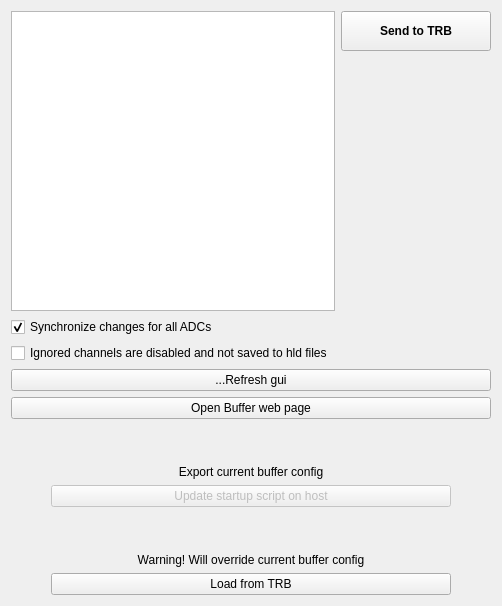
          <widget class="QWidget" name="tab_6">
           <attribute name="title">
            <string>ADCs</string>
           </attribute>
           <layout class="QVBoxLayout" name="verticalLayout_38">
            <item>
             <layout class="QHBoxLayout" name="horizontalLayout_58">
              <item>
               <widget class="QListWidget" name="lwBufferControl">
                <property name="minimumSize">
                 <size>
                  <width>0</width>
                  <height>300</height>
                 </size>
                </property>
               </widget>
              </item>
              <item>
               <layout class="QVBoxLayout" name="verticalLayout_37">
                <item>
                 <widget class="QPushButton" name="pbBufferSendToTRB">
                  <property name="minimumSize">
                   <size>
                    <width>150</width>
                    <height>40</height>
                   </size>
                  </property>
                  <property name="font">
                   <font>
                    <bold>true</bold>
                   </font>
                  </property>
                  <property name="text">
                   <string>Send to TRB</string>
                  </property>
                 </widget>
                </item>
                <item>
                 <spacer name="verticalSpacer_21">
                  <property name="orientation">
                   <enum>Qt::Orientation::Vertical</enum>
                  </property>
                  <property name="sizeHint" stdset="0">
                   <size>
                    <width>20</width>
                    <height>40</height>
                   </size>
                  </property>
                 </spacer>
                </item>
               </layout>
              </item>
             </layout>
            </item>
            <item>
             <widget class="QCheckBox" name="cbBufferSameValues">
              <property name="text">
               <string>Synchronize changes for all ADCs</string>
              </property>
              <property name="checked">
               <bool>true</bool>
              </property>
             </widget>
            </item>
            <item>
             <widget class="QCheckBox" name="cbDisableIgnoredChannels">
              <property name="text">
               <string>Ignored channels are disabled and not saved to hld files</string>
              </property>
             </widget>
            </item>
            <item>
             <widget class="QPushButton" name="pbRefreshBufferIndication">
              <property name="text">
               <string>...Refresh gui</string>
              </property>
             </widget>
            </item>
            <item>
             <widget class="QPushButton" name="pbOpenBufferWebPage">
              <property name="text">
               <string>Open Buffer web page</string>
              </property>
             </widget>
            </item>
            <item>
             <spacer name="verticalSpacer_32">
              <property name="orientation">
               <enum>Qt::Orientation::Vertical</enum>
              </property>
              <property name="sizeHint" stdset="0">
               <size>
                <width>20</width>
                <height>40</height>
               </size>
              </property>
             </spacer>
            </item>
            <item>
             <widget class="QLabel" name="label_63">
              <property name="text">
               <string>Export current buffer config</string>
              </property>
              <property name="alignment">
               <set>Qt::AlignmentFlag::AlignCenter</set>
              </property>
             </widget>
            </item>
            <item>
             <layout class="QHBoxLayout" name="horizontalLayout_61">
              <property name="topMargin">
               <number>0</number>
              </property>
              <item>
               <spacer name="horizontalSpacer_24">
                <property name="orientation">
                 <enum>Qt::Orientation::Horizontal</enum>
                </property>
                <property name="sizeHint" stdset="0">
                 <size>
                  <width>40</width>
                  <height>20</height>
                 </size>
                </property>
               </spacer>
              </item>
              <item>
               <widget class="QPushButton" name="pbBufferUpdateScript">
                <property name="enabled">
                 <bool>false</bool>
                </property>
                <property name="minimumSize">
                 <size>
                  <width>400</width>
                  <height>0</height>
                 </size>
                </property>
                <property name="text">
                 <string>Update startup script on host</string>
                </property>
               </widget>
              </item>
              <item>
               <spacer name="horizontalSpacer_25">
                <property name="orientation">
                 <enum>Qt::Orientation::Horizontal</enum>
                </property>
                <property name="sizeHint" stdset="0">
                 <size>
                  <width>40</width>
                  <height>20</height>
                 </size>
                </property>
               </spacer>
              </item>
             </layout>
            </item>
            <item>
             <spacer name="verticalSpacer_33">
              <property name="orientation">
               <enum>Qt::Orientation::Vertical</enum>
              </property>
              <property name="sizeHint" stdset="0">
               <size>
                <width>20</width>
                <height>40</height>
               </size>
              </property>
             </spacer>
            </item>
            <item>
             <widget class="QLabel" name="label_55">
              <property name="text">
               <string>Warning! Will override current buffer config</string>
              </property>
              <property name="alignment">
               <set>Qt::AlignmentFlag::AlignCenter</set>
              </property>
             </widget>
            </item>
            <item>
             <layout class="QHBoxLayout" name="horizontalLayout_62">
              <property name="topMargin">
               <number>0</number>
              </property>
              <item>
               <spacer name="horizontalSpacer_26">
                <property name="orientation">
                 <enum>Qt::Orientation::Horizontal</enum>
                </property>
                <property name="sizeHint" stdset="0">
                 <size>
                  <width>40</width>
                  <height>20</height>
                 </size>
                </property>
               </spacer>
              </item>
              <item>
               <widget class="QPushButton" name="cbBufferReadFromTRB">
                <property name="minimumSize">
                 <size>
                  <width>400</width>
                  <height>0</height>
                 </size>
                </property>
                <property name="text">
                 <string>Load from TRB</string>
                </property>
               </widget>
              </item>
              <item>
               <spacer name="horizontalSpacer_28">
                <property name="orientation">
                 <enum>Qt::Orientation::Horizontal</enum>
                </property>
                <property name="sizeHint" stdset="0">
                 <size>
                  <width>40</width>
                  <height>20</height>
                 </size>
                </property>
               </spacer>
              </item>
             </layout>
            </item>
           </layout>
          </widget>
